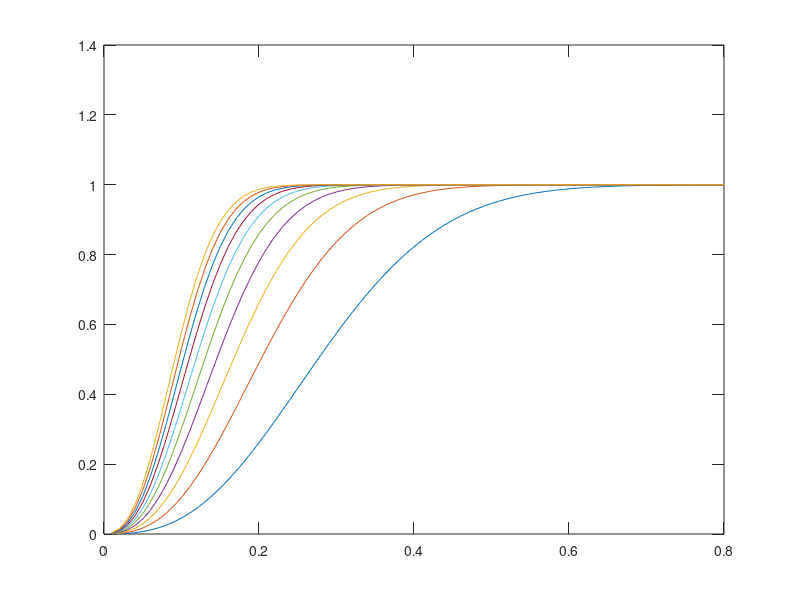
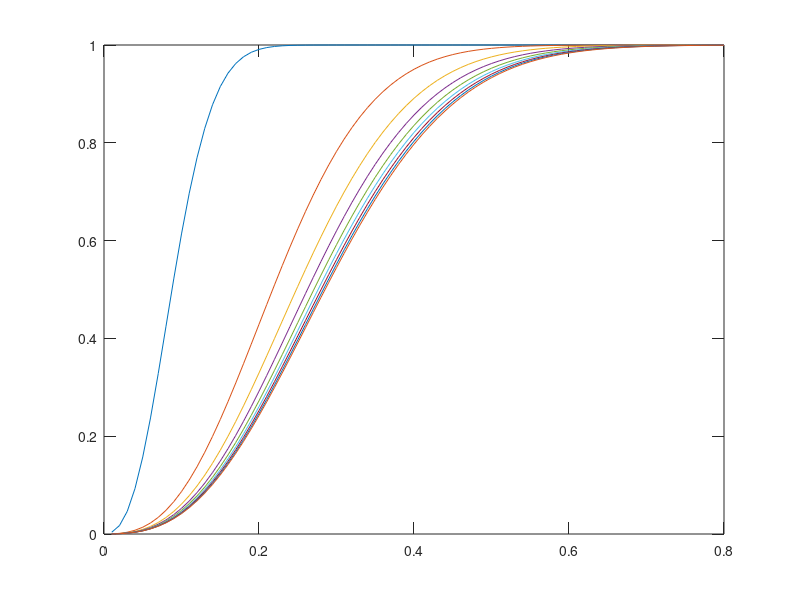
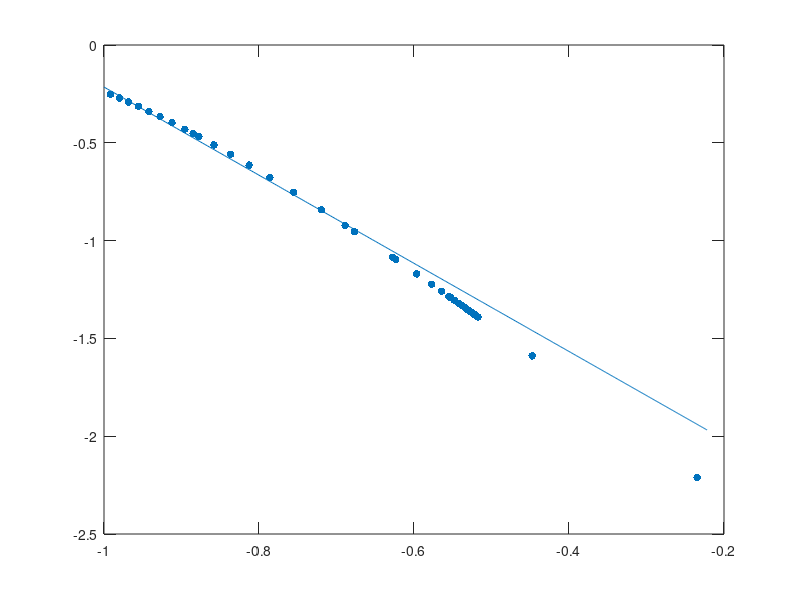
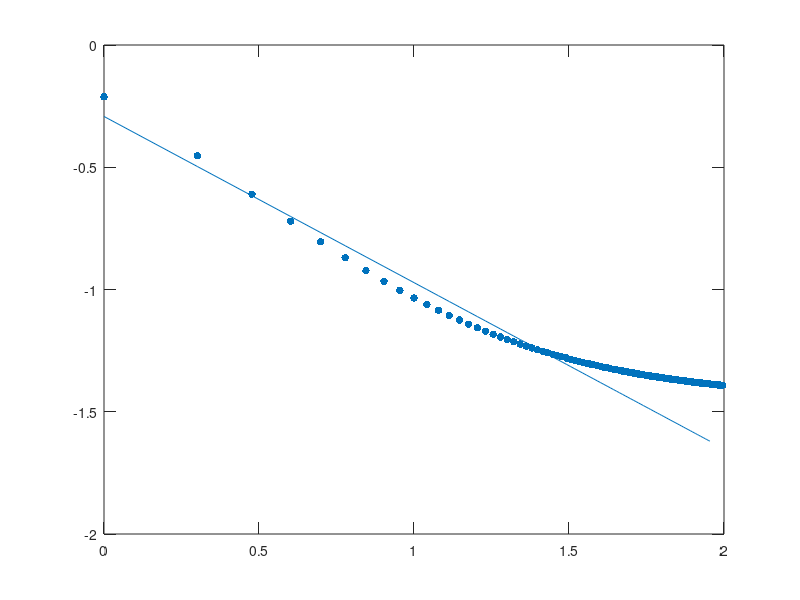

Recreate these plots in MATLAB, in order.
% distributions and properties of E-P spatial distance
%% Figure S10C left
F = figure;
for i = 0.1:0.1:1
    Kaa = sqrt(0.004*...
        (1/(abs(50))...
        +i)^(-1));
    dt = 0.01;
    d_EP = 0.01:dt:0.8;
    EPPDF_Thero = sqrt(2./pi).*Kaa.^(-3).*d_EP.^2.*exp(-d_EP.^2./(2.*Kaa.^(2)));
    mbcdf = cumsum(EPPDF_Thero)/100;
    hold on
    set(F,'position',[300 400 280 190]);
    plot((d_EP),(mbcdf));
    set(gca,'TickLength',[0.02,0.025]);
    box on
end
%% Figure S10C left
F = figure;
for i = 1:10:90
    Kaa = sqrt(0.004*...
        (1/(abs(i))...
        +0.1)^(-1));
    dt = 0.01;
    d_EP = 0.01:dt:0.8;
    EPPDF_Thero = sqrt(2./pi).*Kaa.^(-3).*d_EP.^2.*exp(-d_EP.^2./(2.*Kaa.^(2)));
    mbcdf = cumsum(EPPDF_Thero)/100;
    hold on
    set(F,'position',[300 400 280 190]);
    plot((d_EP),(mbcdf));
    set(gca,'TickLength',[0.02,0.025]);
    box on
end

%% Figure S10E left mean vs contact prob. power law
F = figure;
kep = 0.01:0.01:1;
ds_mean = zeros(1,length(kep));
connet_prob = zeros(1,length(kep));
for i = 1:length(kep)
    Kaa = sqrt(0.004*...
        (1/(abs(50))...
        +kep(i))^(-1));
    dt = 0.01;
    d_EP = 0.01:dt:5;
    EP_Bin_Thero = d_EP;
    EPPDF_Thero = sqrt(2./pi).*Kaa.^(-3).*d_EP.^2.*exp(-d_EP.^2./(2.*Kaa.^(2)));
    mbcdf = cumsum(EPPDF_Thero)/100;
    ds_mean(i) = 2*Kaa*sqrt(2/pi);
    connet_prob(i) = mbcdf(10);
end
A = ds_mean;
B = connet_prob;

dG = 2:1:99;
ds_mean = zeros(1,length(dG));
connet_prob = zeros(1,length(dG));
for i = 1:length(dG)
    Kaa = sqrt(0.004*...
        (1/(abs(dG(i)))...
        +0.1)^(-1));
    dt = 0.01;
    d_EP = 0.01:dt:5;
    EP_Bin_Thero = d_EP;
    EPPDF_Thero = sqrt(2./pi).*Kaa.^(-3).*d_EP.^2.*exp(-d_EP.^2./(2.*Kaa.^(2)));
    mbcdf = cumsum(EPPDF_Thero)/100;
    ds_mean(i) = 2*Kaa*sqrt(2/pi);
    connet_prob(i) = mbcdf(10);
end
A = [A,ds_mean];
B = [B,connet_prob];
set(F,'position',[300 400 280 190]);
scatter(log10(A(1:5:end)),log10(B(1:5:end)),30,'filled')
x = 0.1:0.001:0.6;
y = 0.003404.*x.^(-2.253);
hold on
plot(log10(x),log10(y))
set(gca,'TickLength',[0.02,0.025]);
box on


%% Figure S10E right dg vs encouter
F = figure;
dG = 1:1:99;
connet_prob = zeros(1,length(dG));
for i = 1:length(dG)
    Kaa = sqrt(0.004*...
        (1/(abs(dG(i)))...
        +0.1)^(-1));
    dt = 0.01;
    d_EP = 0.01:dt:5;
    EP_Bin_Thero = d_EP;
    EPPDF_Thero = sqrt(2./pi).*Kaa.^(-3).*d_EP.^2.*exp(-d_EP.^2./(2.*Kaa.^(2)));
    mbcdf = cumsum(EPPDF_Thero)/100;
    connet_prob(i) = mbcdf(10);
    
end
hold on
set(F,'position',[300 400 280 190]);
scatter(log10(dG(1:1:end)),log10(connet_prob(1:1:end)),30,'filled');
x = 0:1:90;
y = 0.5102.*x.^(-0.6796);

hold on
plot(log10(x),log10(y))
axis([0 2 -2 0])
set(gca,'TickLength',[0.02,0.025]);
box on


%% Figure S10F left
F = figure;
for i = 0.1:0.1:1
    Kaa = sqrt(0.004*...
        (1/(abs(50))...
        +i)^(-1));
    dt = 0.01;
    d_EP = 0.01:dt:5;
    EPPDF_Thero = sqrt(2./pi).*Kaa.^(-3).*d_EP.^2.*exp(-d_EP.^2./(2.*Kaa.^(2)));
    mbcdf = cumsum(EPPDF_Thero)/100;
    e_d = [2:1:200];
    for j = 1:size(e_d,2)
        encounter(j) = mbcdf(e_d(j))/((4/3)*pi*(d_EP(e_d(j))/2)^3);
    end
    hold on
    set(F,'position',[300 400 280 190]);
    plot(log10(d_EP(e_d)/2),log10(encounter));
    set(gca,'TickLength',[0.02,0.025]);
    box on
end

%% Figure S10F right
F = figure;
for i = 2:10:90
    Kaa = sqrt(0.004*...
        (1/(abs(i))...
        +0.1)^(-1));
    dt = 0.01;
    d_EP = 0.01:dt:5;
    EPPDF_Thero = sqrt(2./pi).*Kaa.^(-3).*d_EP.^2.*exp(-d_EP.^2./(2.*Kaa.^(2)));
    mbcdf = cumsum(EPPDF_Thero)/100;
    e_d = [2:1:200];
    for j = 1:size(e_d,2)
        encounter(j) = mbcdf(e_d(j))/((4/3)*pi*(d_EP(e_d(j))/2)^3);
    end
    hold on
    set(F,'position',[300 400 280 190]);
    plot(log10(d_EP(e_d)/2),log10(encounter));
    set(gca,'TickLength',[0.02,0.025]);
    box on
end

